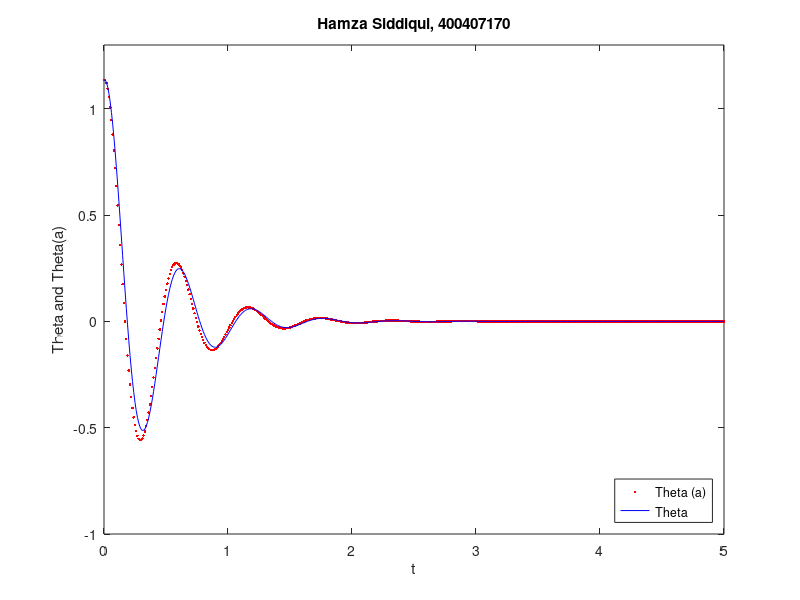

Here is the MATLAB script that generated this plot:
h = 0.01;
X = 5;
N = round(X/h);
x = zeros(1, N+1);
u = zeros(1, N+1);
t = zeros(1, N+1);

x(1) = 65*(pi/180);
u(1) = 0;
t(1) = 0;

for n=1:N
    t(n+1) = t(n) + h;
    x(n+1) = x(n) + h*(u(n));
    u(n+1) = u(n) + h*(-(2*3*u(n)) - ((11)^2*x(n)));
end

w = zeros(1, N+1);
j = zeros(1, N+1);
z = zeros(1, N+1);

w(1) = 65*(pi/180);
j(1) = 0;
z(1) = 0;


for n=1:N
    j(n+1) = j(n) + h;
    w(n+1) = w(n) + h*(z(n));
    z(n+1) = z(n) + h*(-(2*3*z(n)) - ((11)^2*sin(w(n))));
end
plot(t,x,'.r',j,w,'b'); 
title('Hamza Siddiqui, 400407170'); 
legend('Theta (a)', 'Theta',...
       'Location','SouthEast'); 
xlim([0 5])
xlabel('t');
ylim([-1, 1.3])
ylabel('Theta and Theta(a)');